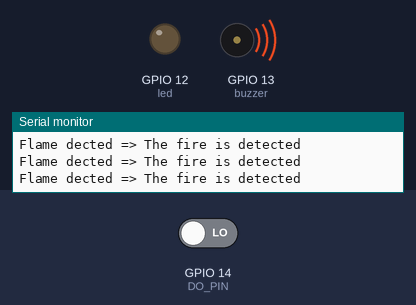
The sketch below on a simulated ESP32. On the bench: output pins drawn as LEDs (lit = HIGH), buzzer (waves = sounding, pin HIGH), the last lines printed to the serial monitor. The test bench sets the inputs (shaded band); at power-on: GPIO 14 (DO_PIN) LOW. WiFi joins after 1.5 s; servers stay silent unless stated.

Above: at 3.0 s.
3.1 s: GPIO 14 (DO_PIN) driven HIGH
At 3.8 s:
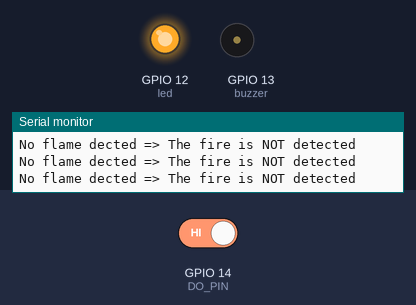
4.7 s: GPIO 14 (DO_PIN) driven LOW
At 5.2 s:
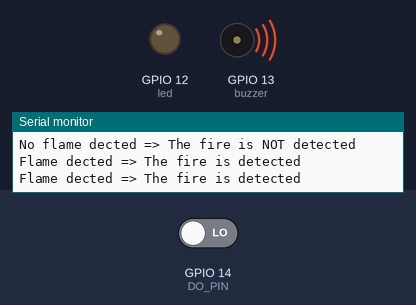
Timing chart, 0 to 7.7 s (numbered marks = the images above; inputs shaded):
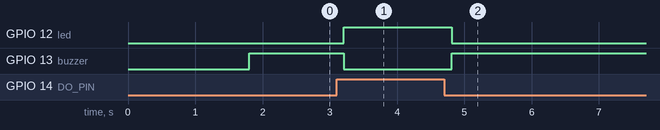

Measured:
- after the input at 3.1 s, GPIO 12 (led): LOW → HIGH after 0.11 s; GPIO 13 (buzzer): HIGH → LOW after 0.11 s
- after the input at 4.7 s, GPIO 12 (led): HIGH → LOW after 0.11 s; GPIO 13 (buzzer): LOW → HIGH after 0.11 s

The sketch:

1_ESP32_Flame_Sensor.ino
```cpp
//Prateek
//www.justdoelectronics.com

#include <Wire.h>
#include <WiFiClient.h>
#include <BlynkSimpleEsp32.h>

#define DO_PIN 14
#define led 12
#define buzzer 13

BlynkTimer timer;

char auth[] = "xxxxxxxxxxxx";
char ssid[] = "Prateek";
char pass[] = "12345@#12345";

void setup() {
  Serial.begin(9600);
  Blynk.begin(auth, ssid, pass, "blynk.cloud", 80);
  pinMode(DO_PIN, INPUT);
  pinMode(led, OUTPUT);
  pinMode(buzzer, OUTPUT);
}

void sensor() {
  int flame_state = digitalRead(DO_PIN);

  if (flame_state == HIGH) {
    Serial.println("No flame dected => The fire is NOT detected");
    digitalWrite(led, HIGH);
    digitalWrite(buzzer, LOW);
    WidgetLED LED(V2);
    LED.off();
  }

  else {
    Serial.println("Flame dected => The fire is detected");
    digitalWrite(led, LOW);
    digitalWrite(buzzer, HIGH);
    WidgetLED LED(V2);
    LED.on();
  }
}

void loop() {
  sensor();
  Blynk.run();
  delay(200);
}
```
